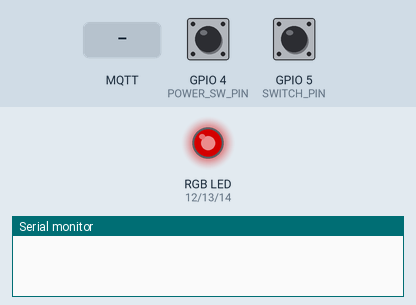
Simulated run of this sketch. Board: ESP8266 (NodeMCU). On the bench: an RGB LED mixed from three pins (HIGH = lit), the last lines printed to the serial monitor. Dashed ring = blinking. The test bench sets the inputs (shaded band); at power-on: GPIO 4 (POWER_SW_PIN) HIGH, GPIO 5 (SWITCH_PIN) HIGH. Dim RGB values are drawn brighter than linear; WiFi joins after 1.5 s; servers stay silent unless stated; no MQTT or app messages arrive unless stated.

Above: at 0.1 s.
At 6.7 s:
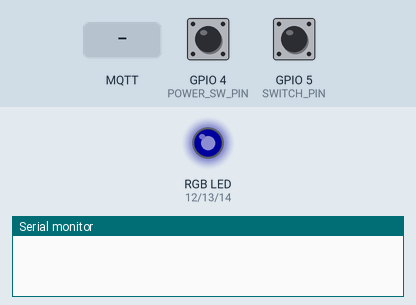
6.8 s: MQTT message "1" arrives on the first subscribed topic
At 7.4 s:
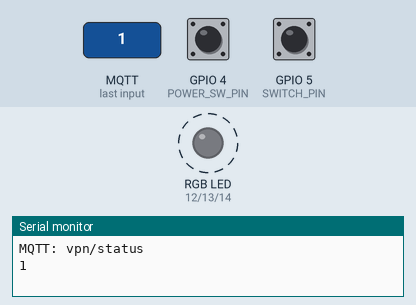
9.8 s: GPIO 4 (POWER_SW_PIN) pulled LOW for 3.2 s
14.5 s: MQTT message "on" arrives on the first subscribed topic
17.5 s: MQTT message "off" arrives on the first subscribed topic
Timing chart, 0 to 21.5 s (numbered marks = the images above; inputs shaded):
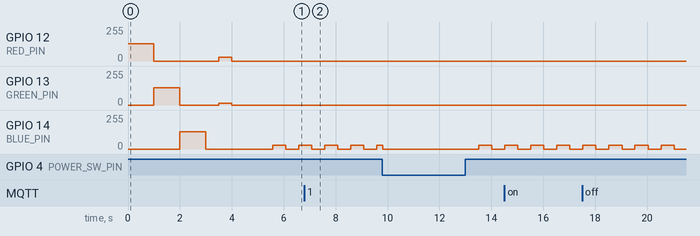

The sketch:

MQTT_VPN_SWITCH.ino
```cpp
#include <ESP8266WiFi.h>
#include <ESP8266mDNS.h>
#include <WiFiUdp.h>
#include <ArduinoOTA.h>
#include <PubSubClient.h>
//NEEDS github.com/schinken/SimpleTimer
#include <SimpleTimer.h>
//#define DEBUG
#ifdef DEBUG
char dbg_str[128];
  #define LOG(x) {mqtt_log(x);Serial.println(x);}
#else
  #define LOG(x) do{}while(0)
#endif

SimpleTimer timer;

void mqtt_callback(char *topic, uint8_t* payload, uint32_t len);

//Hardware Setup
#define SWITCH_PIN 5
#define SW_OFF 0
#define SW_ON 1
#define POWER_SW_PIN 4
#define PWR_OFF 0
#define PWR_ON 1
#define RED_PIN 12
#define GREEN_PIN 13
#define BLUE_PIN 14
uint8_t switch_state;
uint8_t power_sw_state;
bool debounce_sw=false;
bool debounce_pwr=false;
//Display
const uint8_t COLOR_RED[3] = {30,0,0};
const uint8_t COLOR_GREEN[3] = {0,30,0};
const uint8_t COLOR_BLUE[3] = {0,0,30};
const uint8_t COLOR_ORANGE[3] = {30,14,0};
const uint8_t COLOR_BLACK[3] = {0,0,0};

uint8_t color[3];
uint8_t next_color[3];
uint32_t animation_time;
#define PATTERN_FAST 500
#define PATTERN_SLOW 3000
uint16_t animation_rate;
uint8_t animation_state;
uint8_t animation_select;
#define ANIM_STATE_SOLID 0
#define ANIM_STATE_BLINK 1
#define ANIM_STATE_BREATHE 2

void setup_pins() {
  pinMode(SWITCH_PIN, INPUT_PULLUP);
  pinMode(POWER_SW_PIN, INPUT_PULLUP);
  pinMode(RED_PIN, OUTPUT);
  pinMode(GREEN_PIN, OUTPUT);
  pinMode(BLUE_PIN, OUTPUT);
}

void set_color(const uint8_t c[3]) {
  analogWrite(RED_PIN, c[0]);
  analogWrite(GREEN_PIN, c[1]);
  analogWrite(BLUE_PIN, c[2]);
}

void update_display() {
  uint32_t anim_t = millis() - animation_time;
  uint16_t coeff;
  //Serial.print("T ");
  //Serial.println(anim_t);
  if (power_sw_state == PWR_OFF) {
    set_color(COLOR_BLACK);
    return;
  }
  if (anim_t > animation_rate) {
    animation_time = millis();
    ++animation_state;
  }
  switch(animation_select) {
    case ANIM_STATE_SOLID:
      set_color(color);
      animation_state = 0;
      break;
    case ANIM_STATE_BLINK:
      if (animation_state == 0) {
        set_color(COLOR_BLACK);
      } if (animation_state == 1) {
        set_color(color);
      } else {
        animation_state = 0;
      }
      break;
    case ANIM_STATE_BREATHE:
      switch(animation_state) {
        case 0:
          coeff = 16 + 239 * sin((PI / 2)  * (float)anim_t / (float)animation_rate);
          next_color[0] = ((uint16_t)color[0] * coeff) >> 8;
          next_color[1] = ((uint16_t)color[1] * coeff) >> 8;
          next_color[2] = ((uint16_t)color[2] * coeff) >> 8;
          set_color(next_color);
          break;
        case 1:
          set_color(color);
          break;
        case 2:
          coeff = 255 - 239 * sin((PI / 2)  * (float)anim_t / (float)animation_rate);
          next_color[0] = ((uint16_t)color[0] * coeff) >> 8;
          next_color[1] = ((uint16_t)color[1] * coeff) >> 8;
          next_color[2] = ((uint16_t)color[2] * coeff) >> 8;
          set_color(next_color);
          break;
        case 3:
          next_color[0] = (color[0] * 16) >> 8;
          next_color[1] = (color[1] * 16) >> 8;
          next_color[2] = (color[2] * 16) >> 8;
          set_color(next_color);
          break;
        case 4:
          animation_state = 0;
          animation_time = millis();
          break;
        default:
          break;
      }
      break;
    default:
      break;
  }
}

//WATCHDOG SETUP
#define MAX_ERRORS 3
#define DELAY 3000

void check_watchdog(uint8_t &errors) {
  if (errors > MAX_ERRORS) {
    LOG("!!");
    LOG("Watchdog: Too many Errors, rebooting...");
    ESP.restart();
  }
}

void pet_watchdog() {
  uint8_t error_count = 0;
  while (!wifi_connect()) {
    ++error_count;
    check_watchdog(error_count);
    LOG("WiFi failure");
    delay(DELAY);
  }
  while (!mqtt_connect()){
    ++error_count;
    check_watchdog(error_count);
    LOG("MQTT failure");
    delay(DELAY);
  }
}

//WIFI SETUP
const String ssid = "";//SET THIS
const String password = "";//SET THIS
WiFiClient wifi;

bool wifi_connect() {
  if (WiFi.status() == WL_CONNECTED) {
    return true;
  }
  WiFi.mode(WIFI_STA);
  WiFi.begin(ssid.c_str(), password.c_str());
  if (WiFi.waitForConnectResult() == WL_CONNECTED) {
    return true;
  }
  return false;
}

//MQTT SETUP
#define MQTT_SERVER "192.168.2.1"
#define MQTT_SERVERPORT 1883
const char* MQTT_STATUS = "vpn/status";
const char* MQTT_CONTROL = "vpn/control";
const char* MQTT_LOG = "vpn/log";

PubSubClient client(MQTT_SERVER, MQTT_SERVERPORT, mqtt_callback, wifi);

bool mqtt_connect() {
  if (client.connected())
  {
    return true;
  }
  if (client.connect("VPNSwitch")){
    client.subscribe(MQTT_STATUS);
    return true;
  }
  return false;
}

void mqtt_log(String payload) {
  if (client.connected()) {
      client.publish(MQTT_LOG, (char*) payload.c_str());
    }
}

bool is_string(const char* t, const char *tt){
  return strcmp(t, tt) == 0;
}

//HARDWARE setup
void handle_switch() {
  if(!debounce_sw) {
    if (switch_state != digitalRead(SWITCH_PIN)) {
      debounce_sw = true;
      timer.setTimeout(15, [] () {
        debounce_sw = false;
        switch_state = digitalRead(SWITCH_PIN);
        String payload;
        if (switch_state == SW_ON) payload = "ON";
        else if (switch_state == SW_OFF) payload = "OFF";
        LOG(payload);
        if (client.connected()) {
          client.publish(MQTT_CONTROL, (char*) payload.c_str(), true);
          memcpy(color, COLOR_BLUE, sizeof(color));
          animation_select = ANIM_STATE_BLINK;
        }
      });
    }
  }
}

void handle_power() {
  if(!debounce_pwr) {
    if (power_sw_state != digitalRead(POWER_SW_PIN)) {
      debounce_pwr = true;
      timer.setTimeout(15, [](){ power_sw_state = digitalRead(POWER_SW_PIN); debounce_pwr = false;});
    }
  }
}

void mqtt_callback(char *topic, uint8_t* payload, uint32_t len) {
  Serial.print("MQTT: ");
  Serial.println(topic);
  uint8_t *safe_buffer = new uint8_t[len+1];
  memcpy(safe_buffer, payload, len);
  safe_buffer[len] = '\0';
  if (is_string(topic, MQTT_STATUS)) {
    Serial.println((char*)safe_buffer);
    if (is_string((char*)safe_buffer, "ON")) {
      //Check against switch status
      animation_rate = PATTERN_SLOW;
      if(switch_state == SW_OFF) {
        memcpy(color, COLOR_ORANGE, sizeof(color));
        animation_select = ANIM_STATE_BLINK;
      } else {
        memcpy(color, COLOR_GREEN, sizeof(color));
        animation_select = ANIM_STATE_BREATHE;
      }
    } else if(is_string((char*)safe_buffer, "OFF")) {
      animation_rate = PATTERN_FAST;
      if(switch_state == SW_ON) {
        memcpy(color,COLOR_RED, sizeof(color));
        animation_select = ANIM_STATE_BLINK;
      } else {
        memcpy(color, COLOR_RED, sizeof(color));
        animation_select = ANIM_STATE_BREATHE;
      }
    }
  }
}

//OTA setup
void setup_ota() {
  // Port defaults to 8266
  ArduinoOTA.setPort(8266);

  // Hostname defaults to esp8266-[ChipID]
  ArduinoOTA.setHostname("VPNSwitch");

  // No authentication by default
  ArduinoOTA.setPassword((const char *)"gravity");

  ArduinoOTA.onStart([]() {
    LOG("Start");
  });
  ArduinoOTA.onEnd([]() {
    LOG("\nEnd");
  });
  ArduinoOTA.onProgress([](unsigned int progress, unsigned int total) {
    Serial.printf("Progress: %u%%\r", (progress / (total / 100)));
  });
  ArduinoOTA.onError([](ota_error_t error) {
    Serial.printf("Error[%u]: ", error);
    if (error == OTA_AUTH_ERROR) {LOG("OTA Auth Failed");}
    else if (error == OTA_BEGIN_ERROR) {LOG("OTA Begin Failed");}
    else if (error == OTA_CONNECT_ERROR) {LOG("OTA Connect Failed");}
    else if (error == OTA_RECEIVE_ERROR) {LOG("OTA Receive Failed");}
    else if (error == OTA_END_ERROR) {LOG("OTA End Failed");}
  });
  ArduinoOTA.begin();
}

//==ENTRY==
void connect_all() {
  uint8_t error_count = 0;
  LOG("Connecting Wifi...");
  while (!wifi_connect()) {
    ++error_count;
    check_watchdog(error_count);
    LOG("X");
    delay(DELAY);
  }
  LOG("Ok");
  #ifdef DEBUG
    Serial.println("IP address: ");
    Serial.println(WiFi.localIP());
  #endif
  LOG("Connecting MQTT...");
  while (!mqtt_connect()){
    ++error_count;
    check_watchdog(error_count);
    LOG("X");
    delay(DELAY);
  }
  LOG("Ok");
}

void setup() {
  Serial.begin(115200);
  LOG("Boot");
  setup_pins();
  analogWrite(RED_PIN, 128);
  delay(1000);
  analogWrite(RED_PIN, 0);
  analogWrite(GREEN_PIN, 128);
  delay(1000);
  analogWrite(GREEN_PIN, 0);
  analogWrite(BLUE_PIN, 128);
  delay(1000);
  analogWrite(BLUE_PIN, 0);
  delay(500);
  set_color(COLOR_ORANGE);
  delay(500);
  memcpy(color, COLOR_BLUE, sizeof(color));
  LOG("Start fast");
  animation_rate = PATTERN_FAST;
  animation_select = ANIM_STATE_BLINK;
  update_display();
  connect_all();
  setup_ota();
  handle_switch();
  handle_power();
  LOG("System Up");
  #ifdef DEBUG
    timer.setInterval(3000, log_state);
  #endif
}

void log_state() {
  char buf[128];
  sprintf(buf, "Sw %d\n", switch_state);
  LOG(buf);
  //sprintf(buf, "Pw %d\n", power_sw_state);
  //LOG(buf);
  //sprintf(buf, "Anim %d\n", animation_select);
  //LOG(buf);
  //sprintf(buf, "Color #%02x%02x%02x\n", color[0], color[1], color[2]);
  //LOG(buf);
}

void loop() {
  ArduinoOTA.handle();
  timer.run();
  pet_watchdog();
  handle_switch();
  handle_power();
  client.loop();
  update_display();
}
```
